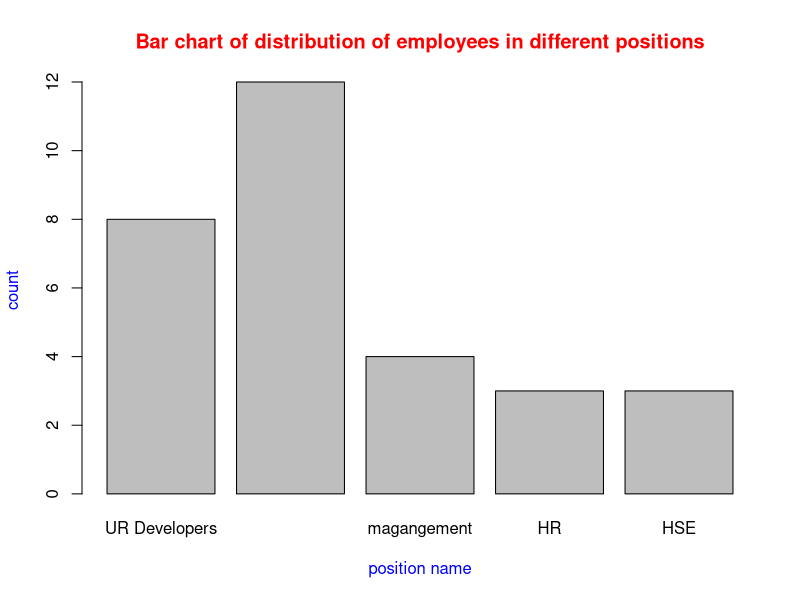
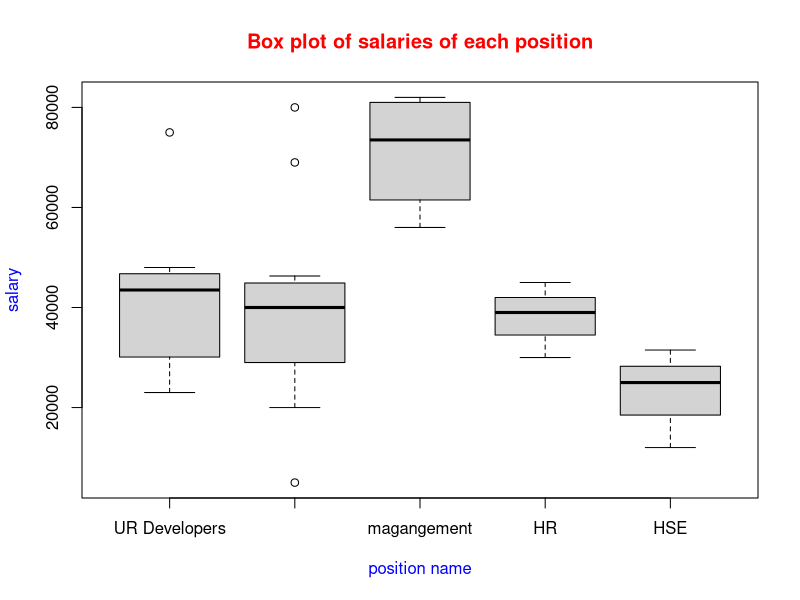
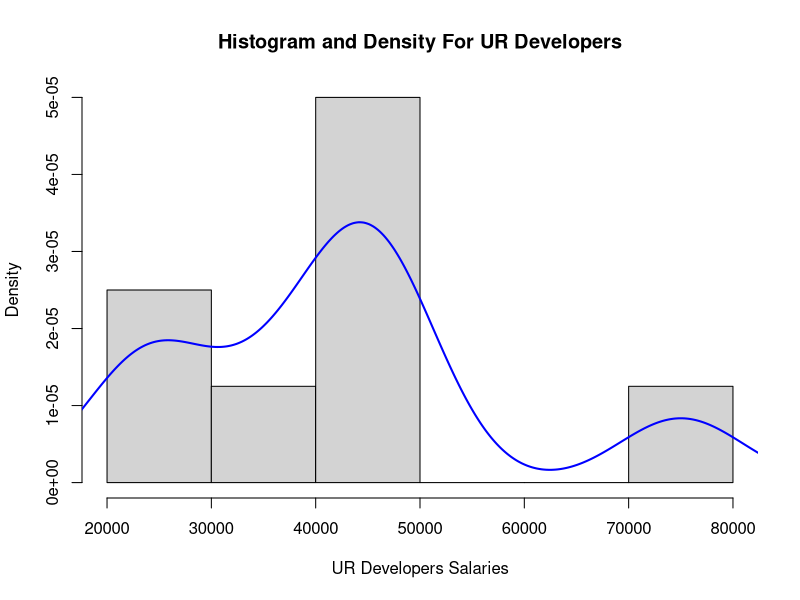
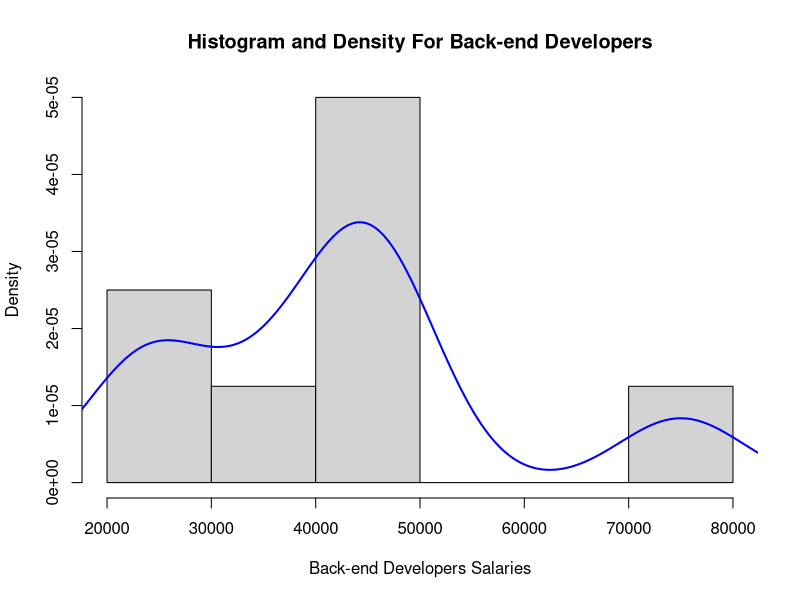
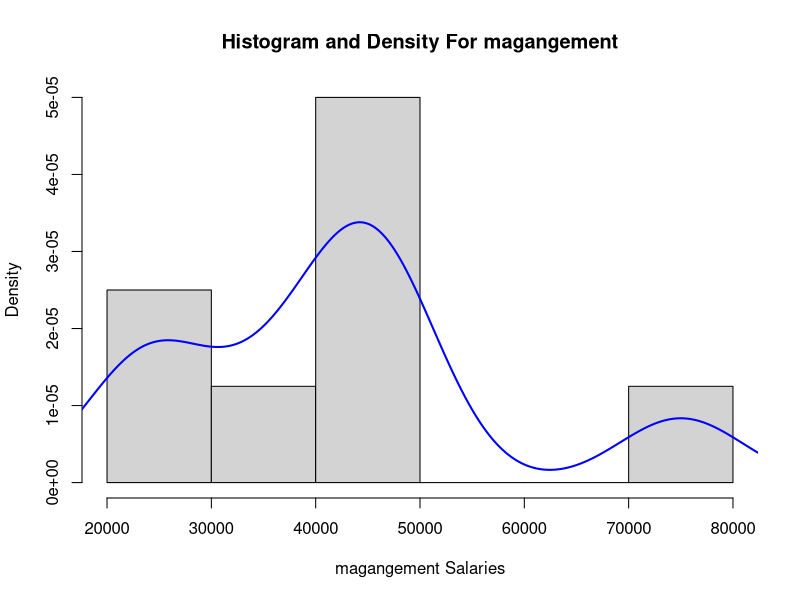
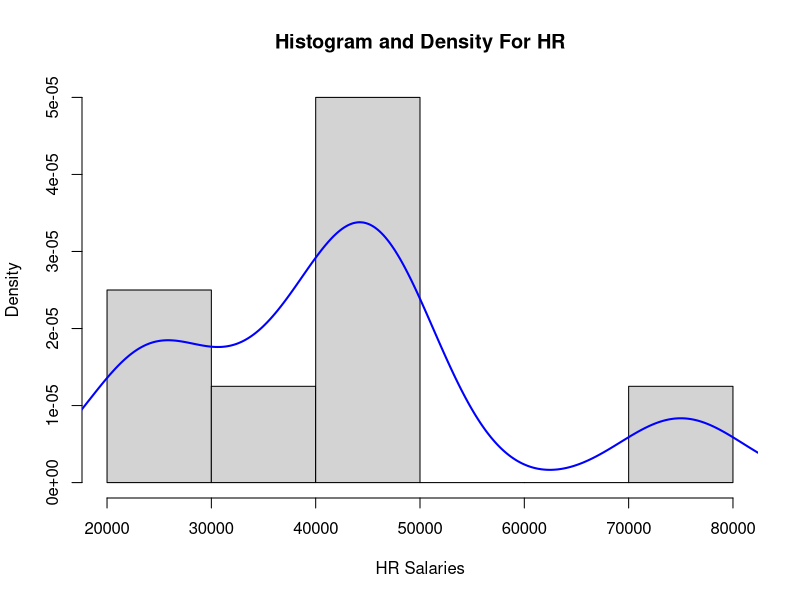
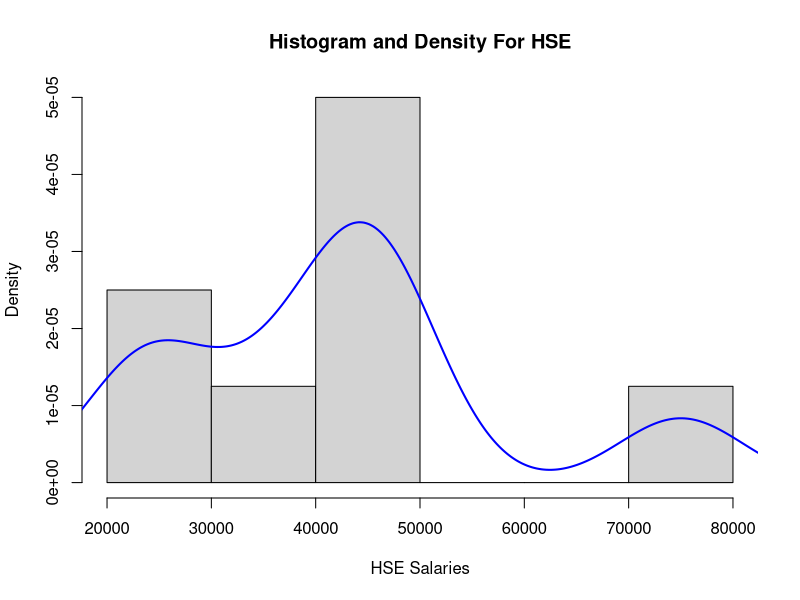
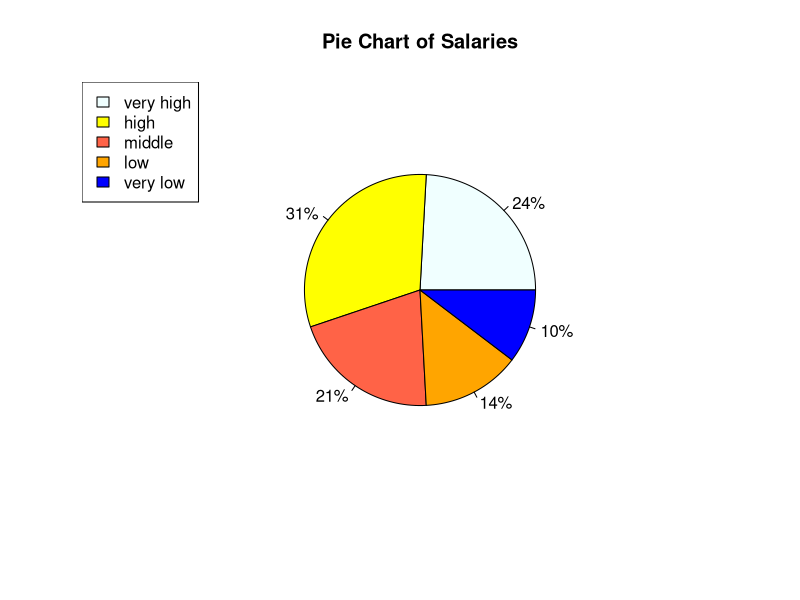

Generate these figures, in order, with R:
################################################################################
#a
positions <- c('UR Developers', 'Back-end Developers', 'magangement', 'HR', 'HSE')
counts <- c(8, 12, 4, 3, 3)
################################################################################
#b

barplot(counts,
        names.arg = positions,
        main = "Bar chart of distribution of employees in different positions",
        xlab = "position name",
        ylab = "count",
        col.main = "red",
        col.lab = "blue")
################################################################################
#c

uid_salaries <- c(75000, 25000, 48000, 42000, 35200, 45000, 23000, 45500)
bed_salaries <- c(20000, 80000, 36000, 46300, 41000, 43000, 22000, 37000,
                  39000, 43500, 69000, 5000)
mng_salaries <- c(80000, 67000, 56000, 82000)
hr_salaries <- c(45000, 39000, 30000)
hse_salareis <- c(12000, 25000, 31500)

boxplot(uid_salaries, bed_salaries, mng_salaries, hr_salaries, hse_salareis,
        main = "Box plot of salaries of each position",
        xlab = "position name",
        ylab = "salary",
        col.main = "red",
        col.lab = "blue",
        names = positions)
################################################################################
#d

print_spread_measures <- function(pos, salaries) {
  quantiles = quantile(salaries, names=FALSE);
  min = min(salaries)
  Q1 = quantiles[2]
  mean = quantiles[3]
  Q3 = quantiles[4]
  max = max(salaries)
  iqr = Q3 - Q1
  upper_whisker = min(Q3 + 1.5*iqr, max)
  lower_whisker = max(Q1 - 1.5*iqr, min)
  outliers = salaries[salaries > upper_whisker | salaries < lower_whisker]
  cat('\t min value:', min, '\n')
  cat('\t first quartile:', Q1, '\n')
  cat('\t second quartile(mean):', mean, '\n')
  cat('\t third quartile:', Q3, '\n')
  cat('\t IQR:', iqr, '\n')
  cat('\t max value:', max, '\n')
  if(length(outliers) > 0)
    cat('\t outliers:', outliers, '\n')
  else
    cat('\t outliers: no outliers \n')
  cat("------------------------------------------------------------------\n")
}

all_position_salaries = list(uid_salaries, bed_salaries, mng_salaries, hr_salaries, hse_salareis)
for (i in 1:5) {
  cat('Quartiles for', positions[i], ' salaries:\n')
  print_spread_measures(positions[i], all_position_salaries[[i]])
}
################################################################################
#e

plot_hist_density <- function(pos, salaries) {
  hist(uid_salaries,
       main=paste("Histogram and Density For", pos),
       xlab=paste(pos, "Salaries"),
       border="black",
       prob=TRUE)
  lines(density(uid_salaries), col="blue", lwd=2)
}
for (i in 1:5) {
  plot_hist_density(positions[i], all_position_salaries[[i]])
}
################################################################################
#f

all_salaries = c(uid_salaries, bed_salaries, mng_salaries, hr_salaries, hse_salareis)
sal_group1 <- sum(all_salaries > 50000)
sal_group2 <- sum(all_salaries > 40000 & all_salaries < 50000)
sal_group3 <- sum(all_salaries > 30000 & all_salaries < 40000)
sal_group4 <- sum(all_salaries > 20000 & all_salaries < 30000)
sal_group5 <- sum(all_salaries <= 20000)
colors <- c("azure", "yellow1", "tomato", "orange1", "blue")
labels <- c("very high", "high", "middle", "low", "very low")
slices <- c(sal_group1, sal_group2, sal_group3, sal_group4, sal_group5)
percents <- round(slices/sum(slices)*100)
percents <- paste(percents,"%", sep="")
pie(slices, col=colors, labels=percents, radius=0.6, main="Pie Chart of Salaries")
legend("topleft", labels, fill=colors)
################################################################################
#g

print('center and spread measures for Backend Developers salaries:')
sprintf('mean: %.2f', mean(bed_salaries))
sprintf('median: %.2f', median(bed_salaries))
sprintf('variance: %.2f', var(bed_salaries))
sprintf('standard deviation: %.2f', sd(bed_salaries))
################################################################################


